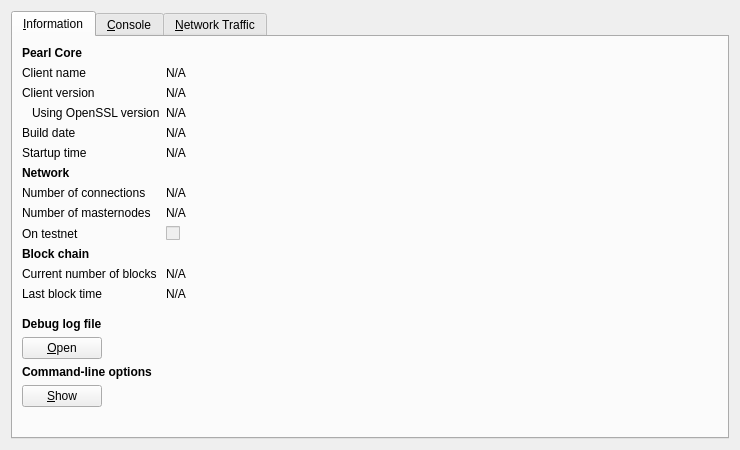
<?xml version="1.0" encoding="UTF-8"?>
<ui version="4.0">
 <class>RPCConsole</class>
 <widget class="QDialog" name="RPCConsole">
  <property name="geometry">
   <rect>
    <x>0</x>
    <y>0</y>
    <width>740</width>
    <height>450</height>
   </rect>
  </property>
  <property name="windowTitle">
   <string>Pearl - Debug window</string>
  </property>
  <layout class="QVBoxLayout" name="verticalLayout_2">
   <item>
    <widget class="QTabWidget" name="tabWidget">
     <property name="currentIndex">
      <number>0</number>
     </property>
     <widget class="QWidget" name="tab_info">
      <attribute name="title">
       <string>&amp;Information</string>
      </attribute>
      <layout class="QFormLayout" name="formLayout">
       <item row="0" column="0">
        <widget class="QLabel" name="label_9">
         <property name="font">
          <font>
           <weight>75</weight>
           <bold>true</bold>
          </font>
         </property>
         <property name="text">
          <string>Pearl Core</string>
         </property>
        </widget>
       </item>
       <item row="1" column="0">
        <widget class="QLabel" name="label_5">
         <property name="text">
          <string>Client name</string>
         </property>
        </widget>
       </item>
       <item row="1" column="1">
        <widget class="QLabel" name="clientName">
         <property name="cursor">
          <cursorShape>IBeamCursor</cursorShape>
         </property>
         <property name="text">
          <string>N/A</string>
         </property>
         <property name="textFormat">
          <enum>Qt::PlainText</enum>
         </property>
         <property name="textInteractionFlags">
          <set>Qt::LinksAccessibleByMouse|Qt::TextSelectableByKeyboard|Qt::TextSelectableByMouse</set>
         </property>
        </widget>
       </item>
       <item row="2" column="0">
        <widget class="QLabel" name="label_6">
         <property name="text">
          <string>Client version</string>
         </property>
        </widget>
       </item>
       <item row="2" column="1">
        <widget class="QLabel" name="clientVersion">
         <property name="cursor">
          <cursorShape>IBeamCursor</cursorShape>
         </property>
         <property name="text">
          <string>N/A</string>
         </property>
         <property name="textFormat">
          <enum>Qt::PlainText</enum>
         </property>
         <property name="textInteractionFlags">
          <set>Qt::LinksAccessibleByMouse|Qt::TextSelectableByKeyboard|Qt::TextSelectableByMouse</set>
         </property>
        </widget>
       </item>
       <item row="3" column="0">
        <widget class="QLabel" name="label_14">
         <property name="text">
          <string>Using OpenSSL version</string>
         </property>
         <property name="indent">
          <number>10</number>
         </property>
        </widget>
       </item>
       <item row="3" column="1">
        <widget class="QLabel" name="openSSLVersion">
         <property name="cursor">
          <cursorShape>IBeamCursor</cursorShape>
         </property>
         <property name="text">
          <string>N/A</string>
         </property>
         <property name="textFormat">
          <enum>Qt::PlainText</enum>
         </property>
         <property name="textInteractionFlags">
          <set>Qt::LinksAccessibleByMouse|Qt::TextSelectableByKeyboard|Qt::TextSelectableByMouse</set>
         </property>
        </widget>
       </item>
       <item row="4" column="0">
        <widget class="QLabel" name="label_12">
         <property name="text">
          <string>Build date</string>
         </property>
        </widget>
       </item>
       <item row="4" column="1">
        <widget class="QLabel" name="buildDate">
         <property name="cursor">
          <cursorShape>IBeamCursor</cursorShape>
         </property>
         <property name="text">
          <string>N/A</string>
         </property>
         <property name="textFormat">
          <enum>Qt::PlainText</enum>
         </property>
         <property name="textInteractionFlags">
          <set>Qt::LinksAccessibleByMouse|Qt::TextSelectableByKeyboard|Qt::TextSelectableByMouse</set>
         </property>
        </widget>
       </item>
       <item row="5" column="0">
        <widget class="QLabel" name="label_13">
         <property name="text">
          <string>Startup time</string>
         </property>
        </widget>
       </item>
       <item row="5" column="1">
        <widget class="QLabel" name="startupTime">
         <property name="cursor">
          <cursorShape>IBeamCursor</cursorShape>
         </property>
         <property name="text">
          <string>N/A</string>
         </property>
         <property name="textFormat">
          <enum>Qt::PlainText</enum>
         </property>
         <property name="textInteractionFlags">
          <set>Qt::LinksAccessibleByMouse|Qt::TextSelectableByKeyboard|Qt::TextSelectableByMouse</set>
         </property>
        </widget>
       </item>
       <item row="6" column="0">
        <widget class="QLabel" name="label_11">
         <property name="font">
          <font>
           <weight>75</weight>
           <bold>true</bold>
          </font>
         </property>
         <property name="text">
          <string>Network</string>
         </property>
        </widget>
       </item>
       <item row="7" column="0">
        <widget class="QLabel" name="label_7">
         <property name="text">
          <string>Number of connections</string>
         </property>
        </widget>
       </item>
       <item row="7" column="1">
        <widget class="QLabel" name="numberOfConnections">
         <property name="cursor">
          <cursorShape>IBeamCursor</cursorShape>
         </property>
         <property name="text">
          <string>N/A</string>
         </property>
         <property name="textFormat">
          <enum>Qt::PlainText</enum>
         </property>
         <property name="textInteractionFlags">
          <set>Qt::LinksAccessibleByMouse|Qt::TextSelectableByKeyboard|Qt::TextSelectableByMouse</set>
         </property>
        </widget>
       </item>
       <item row="8" column="0">
        <widget class="QLabel" name="label_15">
         <property name="text">
          <string>Number of masternodes</string>
         </property>
        </widget>
       </item>
       <item row="8" column="1">
        <widget class="QLabel" name="masternodeCount">
         <property name="cursor">
          <cursorShape>IBeamCursor</cursorShape>
         </property>
         <property name="text">
          <string>N/A</string>
         </property>
         <property name="textFormat">
          <enum>Qt::PlainText</enum>
         </property>
         <property name="textInteractionFlags">
          <set>Qt::LinksAccessibleByMouse|Qt::TextSelectableByKeyboard|Qt::TextSelectableByMouse</set>
         </property>
        </widget>
       </item>
       <item row="9" column="0">
        <widget class="QLabel" name="label_8">
         <property name="text">
          <string>On testnet</string>
         </property>
        </widget>
       </item>
       <item row="9" column="1">
        <widget class="QCheckBox" name="isTestNet">
         <property name="enabled">
          <bool>false</bool>
         </property>
         <property name="text">
          <string/>
         </property>
        </widget>
       </item>
       <item row="10" column="0">
        <widget class="QLabel" name="label_10">
         <property name="font">
          <font>
           <weight>75</weight>
           <bold>true</bold>
          </font>
         </property>
         <property name="text">
          <string>Block chain</string>
         </property>
        </widget>
       </item>
       <item row="11" column="0">
        <widget class="QLabel" name="label_3">
         <property name="text">
          <string>Current number of blocks</string>
         </property>
        </widget>
       </item>
       <item row="11" column="1">
        <widget class="QLabel" name="numberOfBlocks">
         <property name="cursor">
          <cursorShape>IBeamCursor</cursorShape>
         </property>
         <property name="text">
          <string>N/A</string>
         </property>
         <property name="textFormat">
          <enum>Qt::PlainText</enum>
         </property>
         <property name="textInteractionFlags">
          <set>Qt::LinksAccessibleByMouse|Qt::TextSelectableByKeyboard|Qt::TextSelectableByMouse</set>
         </property>
        </widget>
       </item>
       <item row="12" column="0">
        <widget class="QLabel" name="label_2">
         <property name="text">
          <string>Last block time</string>
         </property>
        </widget>
       </item>
       <item row="12" column="1">
        <widget class="QLabel" name="lastBlockTime">
         <property name="cursor">
          <cursorShape>IBeamCursor</cursorShape>
         </property>
         <property name="text">
          <string>N/A</string>
         </property>
         <property name="textFormat">
          <enum>Qt::PlainText</enum>
         </property>
         <property name="textInteractionFlags">
          <set>Qt::LinksAccessibleByMouse|Qt::TextSelectableByKeyboard|Qt::TextSelectableByMouse</set>
         </property>
        </widget>
       </item>
       <item row="13" column="0">
        <spacer name="verticalSpacer_2">
         <property name="orientation">
          <enum>Qt::Vertical</enum>
         </property>
         <property name="sizeHint" stdset="0">
          <size>
           <width>20</width>
           <height>10</height>
          </size>
         </property>
        </spacer>
       </item>
       <item row="14" column="0">
        <widget class="QLabel" name="labelDebugLogfile">
         <property name="font">
          <font>
           <weight>75</weight>
           <bold>true</bold>
          </font>
         </property>
         <property name="text">
          <string>Debug log file</string>
         </property>
        </widget>
       </item>
       <item row="15" column="0">
        <widget class="QPushButton" name="openDebugLogfileButton">
         <property name="toolTip">
          <string>Open the Pearl debug log file from the current data directory. This can take a few seconds for large log files.</string>
         </property>
         <property name="text">
          <string>&amp;Open</string>
         </property>
         <property name="autoDefault">
          <bool>false</bool>
         </property>
        </widget>
       </item>
       <item row="16" column="0">
        <widget class="QLabel" name="labelCLOptions">
         <property name="font">
          <font>
           <weight>75</weight>
           <bold>true</bold>
          </font>
         </property>
         <property name="text">
          <string>Command-line options</string>
         </property>
        </widget>
       </item>
       <item row="17" column="0">
        <widget class="QPushButton" name="showCLOptionsButton">
         <property name="toolTip">
          <string>Show the Pearl-Qt help message to get a list with possible Pearl command-line options.</string>
         </property>
         <property name="text">
          <string>&amp;Show</string>
         </property>
         <property name="autoDefault">
          <bool>false</bool>
         </property>
        </widget>
       </item>
       <item row="18" column="0">
        <spacer name="verticalSpacer">
         <property name="orientation">
          <enum>Qt::Vertical</enum>
         </property>
         <property name="sizeHint" stdset="0">
          <size>
           <width>20</width>
           <height>20</height>
          </size>
         </property>
        </spacer>
       </item>
      </layout>
     </widget>
     <widget class="QWidget" name="tab_console">
      <attribute name="title">
       <string>&amp;Console</string>
      </attribute>
      <layout class="QGridLayout" name="gridLayout">
       <item row="0" column="0">
        <widget class="QTextEdit" name="messagesWidget">
         <property name="minimumSize">
          <size>
           <width>0</width>
           <height>100</height>
          </size>
         </property>
         <property name="readOnly">
          <bool>true</bool>
         </property>
         <property name="tabKeyNavigation" stdset="0">
          <bool>false</bool>
         </property>
         <property name="columnCount" stdset="0">
          <number>2</number>
         </property>
        </widget>
       </item>
       <item row="1" column="0">
        <layout class="QHBoxLayout" name="horizontalLayout">
         <property name="spacing">
          <number>3</number>
         </property>
         <item>
          <widget class="QPushButton" name="copyButton">
           <property name="maximumSize">
            <size>
             <width>24</width>
             <height>24</height>
            </size>
           </property>
           <property name="toolTip">
            <string>Copy to clipboard</string>
           </property>
           <property name="text">
            <string/>
           </property>
           <property name="icon">
            <iconset resource="../bitcoin.qrc">
             <normaloff>:/icons/editcopy</normaloff>:/icons/editcopy</iconset>
           </property>
           <property name="shortcut">
            <string notr="true">Ctrl+L</string>
           </property>
           <property name="autoDefault">
            <bool>false</bool>
           </property>
          </widget>
         </item>
         <item>
          <widget class="QLabel" name="label">
           <property name="text">
            <string notr="true">&gt;</string>
           </property>
          </widget>
         </item>
         <item>
          <widget class="QLineEdit" name="lineEdit"/>
         </item>
         <item>
          <widget class="QToolButton" name="pasteButton">
           <property name="sizePolicy">
            <sizepolicy hsizetype="Minimum" vsizetype="Fixed">
             <horstretch>0</horstretch>
             <verstretch>0</verstretch>
            </sizepolicy>
           </property>
           <property name="minimumSize">
            <size>
             <width>24</width>
             <height>24</height>
            </size>
           </property>
           <property name="maximumSize">
            <size>
             <width>24</width>
             <height>24</height>
            </size>
           </property>
           <property name="toolTip">
            <string>Paste from clipboard</string>
           </property>
           <property name="text">
            <string/>
           </property>
           <property name="icon">
            <iconset resource="../bitcoin.qrc">
             <normaloff>:/icons/editpaste</normaloff>:/icons/editpaste</iconset>
           </property>
           <property name="shortcut">
            <string>Alt+P</string>
           </property>
          </widget>
         </item>
        </layout>
       </item>
      </layout>
     </widget>
     <widget class="QWidget" name="tab">
      <attribute name="title">
       <string>&amp;Network Traffic</string>
      </attribute>
      <layout class="QHBoxLayout" name="horizontalLayout_3">
       <item>
        <layout class="QVBoxLayout" name="verticalLayout_4">
         <item>
          <widget class="TrafficGraphWidget" name="trafficGraph" native="true">
           <property name="sizePolicy">
            <sizepolicy hsizetype="Expanding" vsizetype="Expanding">
             <horstretch>0</horstretch>
             <verstretch>0</verstretch>
            </sizepolicy>
           </property>
          </widget>
         </item>
         <item>
          <layout class="QHBoxLayout" name="horizontalLayout_2">
           <item>
            <widget class="QSlider" name="sldGraphRange">
             <property name="minimum">
              <number>1</number>
             </property>
             <property name="maximum">
              <number>288</number>
             </property>
             <property name="pageStep">
              <number>12</number>
             </property>
             <property name="value">
              <number>6</number>
             </property>
             <property name="orientation">
              <enum>Qt::Horizontal</enum>
             </property>
            </widget>
           </item>
           <item>
            <widget class="QLabel" name="lblGraphRange">
             <property name="minimumSize">
              <size>
               <width>100</width>
               <height>0</height>
              </size>
             </property>
             <property name="alignment">
              <set>Qt::AlignCenter</set>
             </property>
            </widget>
           </item>
           <item>
            <widget class="QPushButton" name="btnClearTrafficGraph">
             <property name="text">
              <string>&amp;Clear</string>
             </property>
            </widget>
           </item>
          </layout>
         </item>
        </layout>
       </item>
       <item>
        <layout class="QVBoxLayout" name="verticalLayout">
         <item>
          <widget class="QGroupBox" name="groupBox">
           <property name="title">
            <string>Totals</string>
           </property>
           <layout class="QVBoxLayout" name="verticalLayout_5">
            <item>
             <layout class="QHBoxLayout" name="horizontalLayout_4">
              <item>
               <widget class="Line" name="line">
                <property name="sizePolicy">
                 <sizepolicy hsizetype="Fixed" vsizetype="Fixed">
                  <horstretch>0</horstretch>
                  <verstretch>0</verstretch>
                 </sizepolicy>
                </property>
                <property name="minimumSize">
                 <size>
                  <width>10</width>
                  <height>0</height>
                 </size>
                </property>
                <property name="palette">
                 <palette>
                  <active>
                   <colorrole role="Light">
                    <brush brushstyle="SolidPattern">
                     <color alpha="255">
                      <red>0</red>
                      <green>255</green>
                      <blue>0</blue>
                     </color>
                    </brush>
                   </colorrole>
                  </active>
                  <inactive>
                   <colorrole role="Light">
                    <brush brushstyle="SolidPattern">
                     <color alpha="255">
                      <red>0</red>
                      <green>255</green>
                      <blue>0</blue>
                     </color>
                    </brush>
                   </colorrole>
                  </inactive>
                  <disabled>
                   <colorrole role="Light">
                    <brush brushstyle="SolidPattern">
                     <color alpha="255">
                      <red>0</red>
                      <green>255</green>
                      <blue>0</blue>
                     </color>
                    </brush>
                   </colorrole>
                  </disabled>
                 </palette>
                </property>
                <property name="orientation">
                 <enum>Qt::Horizontal</enum>
                </property>
               </widget>
              </item>
              <item>
               <widget class="QLabel" name="label_16">
                <property name="text">
                 <string>In:</string>
                </property>
               </widget>
              </item>
              <item>
               <widget class="QLabel" name="lblBytesIn">
                <property name="minimumSize">
                 <size>
                  <width>50</width>
                  <height>0</height>
                 </size>
                </property>
                <property name="alignment">
                 <set>Qt::AlignRight|Qt::AlignTrailing|Qt::AlignVCenter</set>
                </property>
               </widget>
              </item>
             </layout>
            </item>
            <item>
             <layout class="QHBoxLayout" name="horizontalLayout_5">
              <item>
               <widget class="Line" name="line_2">
                <property name="sizePolicy">
                 <sizepolicy hsizetype="Fixed" vsizetype="Fixed">
                  <horstretch>0</horstretch>
                  <verstretch>0</verstretch>
                 </sizepolicy>
                </property>
                <property name="minimumSize">
                 <size>
                  <width>10</width>
                  <height>0</height>
                 </size>
                </property>
                <property name="palette">
                 <palette>
                  <active>
                   <colorrole role="Light">
                    <brush brushstyle="SolidPattern">
                     <color alpha="255">
                      <red>255</red>
                      <green>0</green>
                      <blue>0</blue>
                     </color>
                    </brush>
                   </colorrole>
                  </active>
                  <inactive>
                   <colorrole role="Light">
                    <brush brushstyle="SolidPattern">
                     <color alpha="255">
                      <red>255</red>
                      <green>0</green>
                      <blue>0</blue>
                     </color>
                    </brush>
                   </colorrole>
                  </inactive>
                  <disabled>
                   <colorrole role="Light">
                    <brush brushstyle="SolidPattern">
                     <color alpha="255">
                      <red>255</red>
                      <green>0</green>
                      <blue>0</blue>
                     </color>
                    </brush>
                   </colorrole>
                  </disabled>
                 </palette>
                </property>
                <property name="orientation">
                 <enum>Qt::Horizontal</enum>
                </property>
               </widget>
              </item>
              <item>
               <widget class="QLabel" name="label_17">
                <property name="text">
                 <string>Out:</string>
                </property>
               </widget>
              </item>
              <item>
               <widget class="QLabel" name="lblBytesOut">
                <property name="minimumSize">
                 <size>
                  <width>50</width>
                  <height>0</height>
                 </size>
                </property>
                <property name="alignment">
                 <set>Qt::AlignRight|Qt::AlignTrailing|Qt::AlignVCenter</set>
                </property>
               </widget>
              </item>
             </layout>
            </item>
            <item>
             <spacer name="verticalSpacer_4">
              <property name="orientation">
               <enum>Qt::Vertical</enum>
              </property>
              <property name="sizeHint" stdset="0">
               <size>
                <width>20</width>
                <height>407</height>
               </size>
              </property>
             </spacer>
            </item>
           </layout>
          </widget>
         </item>
        </layout>
       </item>
      </layout>
     </widget>
    </widget>
   </item>
  </layout>
 </widget>
 <customwidgets>
  <customwidget>
   <class>TrafficGraphWidget</class>
   <extends>QWidget</extends>
   <header>trafficgraphwidget.h</header>
   <container>1</container>
   <slots>
    <slot>clear()</slot>
   </slots>
  </customwidget>
 </customwidgets>
 <resources>
  <include location="../bitcoin.qrc"/>
 </resources>
 <connections/>
</ui>
